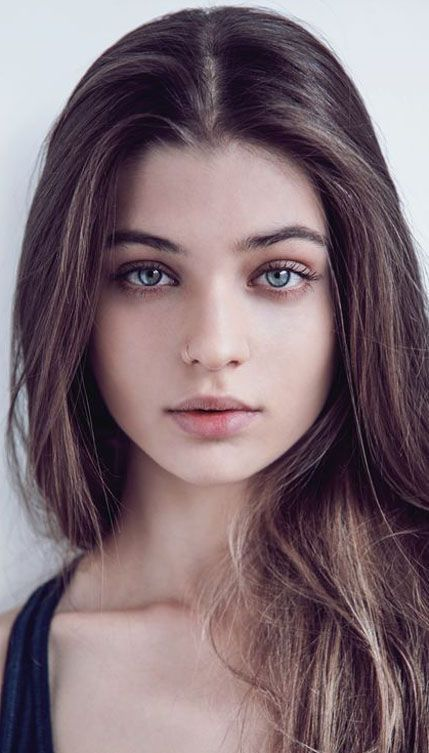
#> input picture Learning StepByStep/Data Training/Person_girl.jpg, 429 x 753 px
$ python OneFaceDetection.py
#> lines starting #> are read from the running program, lines starting #| are printed output that depends on the picture; after the words box and inside, x2 and y2 are one past the last pixel; in counts of white or black regions, pixels touching at a corner belong together
import cv2
import matplotlib.pyplot as plt

cascade_class = cv2.CascadeClassifier("../Data Training/haarcascade_frontalface_alt.xml")

# Opencv akan membaca pixel BGR, sedangkan Matplotlib membaca pixel RGB
image = cv2.imread("../Data Training/Person_girl.jpg")
#> image is the input picture: shape (753, 429, 3); mean B, G, R 115.6, 108.9, 127.5

gray_image = cv2.cvtColor(image, cv2.COLOR_BGR2GRAY)
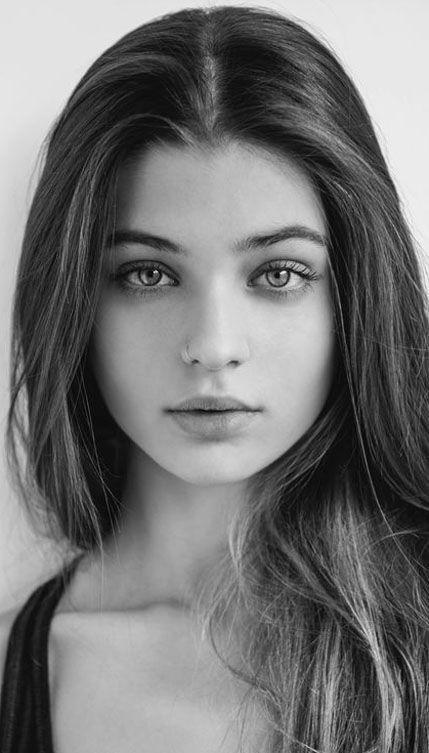
#> gray_image: shape (753, 429); min 1, max 254, mean 115.2

# scaleFactor = terkadang wajah yang terlalu dekat dengan kamera akan tampak lebih besar dari wajah yang lainnya
# ini menentukan seberapa besar ukuran gambar dikurangi pada setiap skala gambar
# Value = 1.1 - 1.4
# jika value kecil maka algoritma pencarian akan berjalan lambat dan jika value besar maka algoritma pencarian akan berjalan cepat
# namun jika menggunakan value yang besar untuk mendapatkan proses yang cepat, ini akan beresiko pada lolosnya/hilangnya pencarian wajah lainnya
# jadi inilah yang menyebabkan adanya perbedaan kecepatan algoritma dan keakuratan algoritma

# minNeighbors = berfungsi untuk menspesifikasikan berapa banyak ketetanggaan setiap kandidat yang ditemukan
# semakin besar value maka lebih sedikit terdeteksi tetapi dengan kualitas yang lebih tinggi
# jadi inilah yang berpengaruh pada lamanya proses dan kualitas pencarian yang dapat terdeteksi
# jika menggunakan value kecil seperti 0 maka kemungkinan akan mendapatkan deteksi positif false
# yang dimana hali ini dapat digunakan untuk mentraining / mengklarifikasikan akurasi dari hasil tersebut

# minSize = berfungsi untuk menspesifikasikan berapa minimal ukuran kotak deteksi pada sebuah objects
# [30 x 30] ini adalah ukuran standar

# maxSize = berfungsi untuk menspesifikasikan berapa maximal ukuran kotak deteksi pada sebuah objects
deteksi_wajah = cascade_class.detectMultiScale(gray_image, scaleFactor=1.1, minNeighbors=10, minSize=(30, 150))
#> deteksi_wajah = [[56, 154, 318, 318]]

# Menghasilkan Titik posisi / Point x, y, lebar, tinggi
print(deteksi_wajah)
#| [[ 56 154 318 318]]

# x = Titik lebar awal
# y = Titik tinggi awal
# x+lebar = Titik lebar akhir
# y+tinggi = Titik tinggi akhir
for (x, y, lebar, tinggi) in deteksi_wajah:
    # cv2.rectangle(gambar, (titik lebar awal, titik tinggi awal), (titik lebar akhir, titik tinggi akhir), (warna dalam RGB), tebal garis)
    cv2.rectangle(image, (x, y), (x+lebar, y+tinggi), (255, 0, 0), 10)
#> this loop made 1 pass
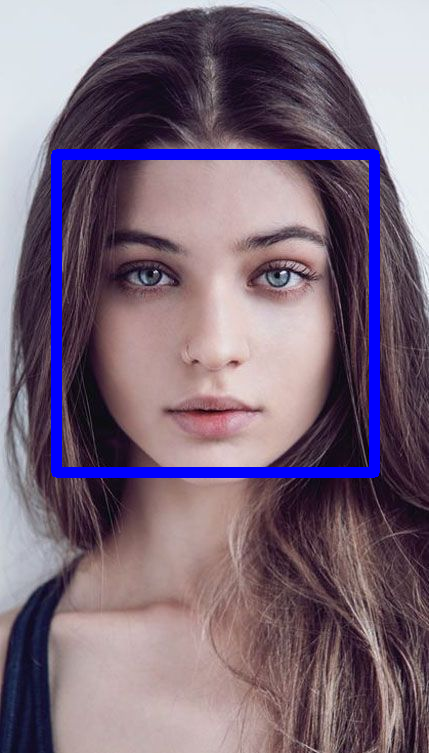
#> image: shape (753, 429, 3); 4.32% of pixels changed, all inside (x1, y1, x2, y2) = (51, 149, 380, 478)

# Perlu menconvert dari Pixel BGR ke RGB agar dapat dibaca dengan matplotlib
plt.imshow(cv2.cvtColor(image, cv2.COLOR_BGR2RGB))
plt.show()

$ run again, with Learning StepByStep/Data Training/bird.jpg copied over Learning StepByStep/Data Training/Person_girl.jpg
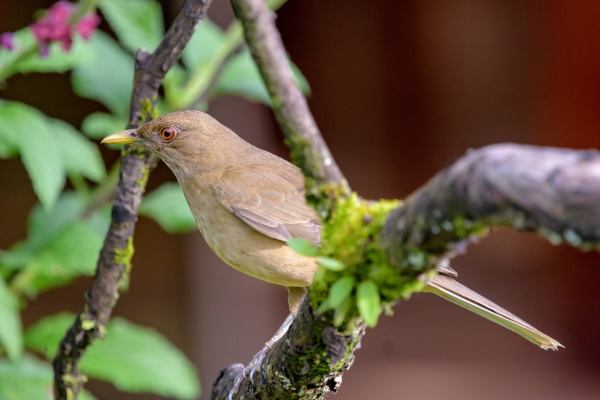
#> input picture Learning StepByStep/Data Training/bird.jpg, 600 x 400 px
#> image is the input picture: shape (400, 600, 3); mean B, G, R 66.5, 91.5, 103.6
#> `gray_image = cv2.cvtColor(image, cv2.COLOR_BGR2GRAY)`:
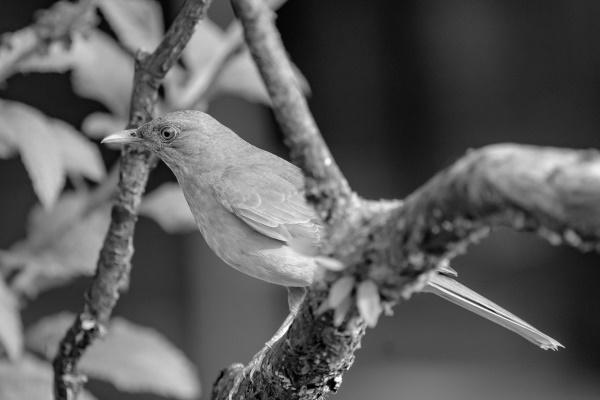
#> gray_image: shape (400, 600); min 0, max 255, mean 92.2
#> deteksi_wajah = ()

$ run again, with Learning StepByStep/Data Training/people.jpg copied over Learning StepByStep/Data Training/Person_girl.jpg
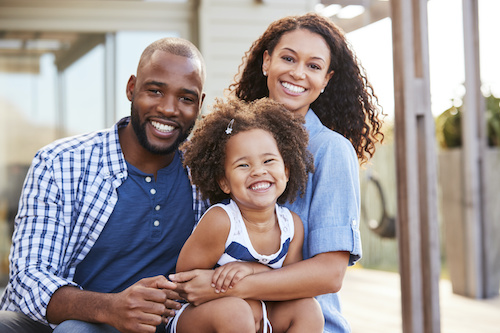
#> input picture Learning StepByStep/Data Training/people.jpg, 500 x 333 px
#> image is the input picture: shape (333, 500, 3); mean B, G, R 149.3, 149.7, 159.3
#> `gray_image = cv2.cvtColor(image, cv2.COLOR_BGR2GRAY)`:
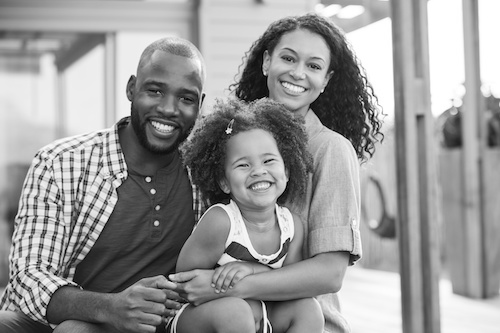
#> gray_image: shape (333, 500); min 0, max 255, mean 152.5
#> deteksi_wajah = ()
